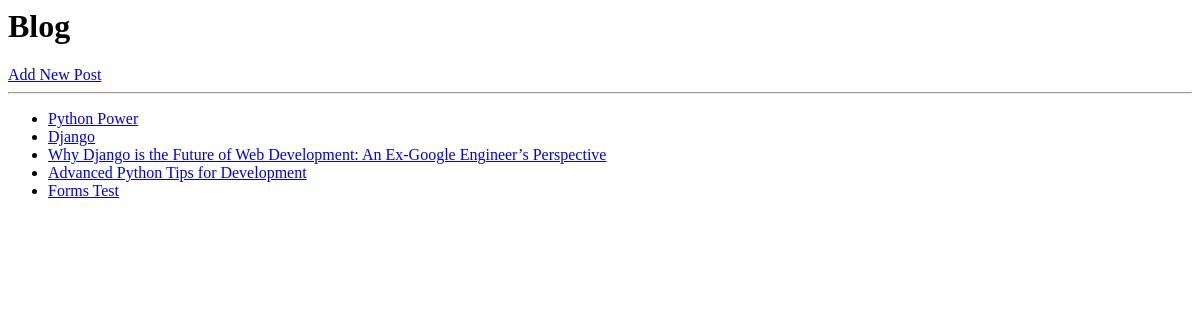
Page /blog/ on the earlier database version.
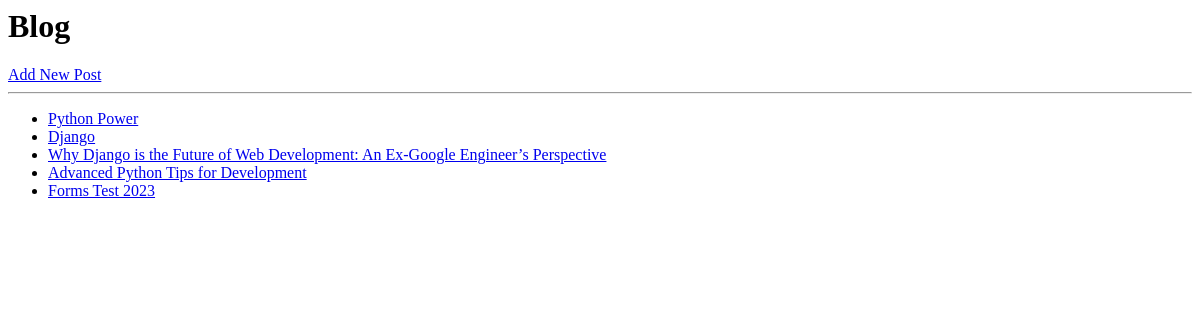
Same page on the later database version.
### posts/models.py (models this page shows)
class post(models.Model):
    author = models.ForeignKey(User,related_name='post_author',on_delete=models.SET_NULL,null=True)
    title = models.CharField(max_length=120)
    content = models.TextField(max_length=10000)
    publish_date = models.DateTimeField(default= timezone.now)
    tags = TaggableManager()
    image = models.ImageField(upload_to='posts', null=True)
    def __str__(self) -> str:
        return self.title

### posts/views.py (the view)
# urls.py: path('blog/', post_list),
def post_list(request):
    data = post.objects.all()
    return render(request,'all_posts.html', {'posts' : data})

### posts/templates/all_posts.html
<h1> Blog </h1>
<a href="/blog/add">Add New Post</a>
<hr>
<ul>
    {% for post in posts %}
      <li>
        <a href="/blog/{{post.id}}">{{post}}</a>
      </li>
    {% endfor %}
</ul>

Differences in the rows shown:
changed post: title "Forms Test" → "Forms Test 2023"
